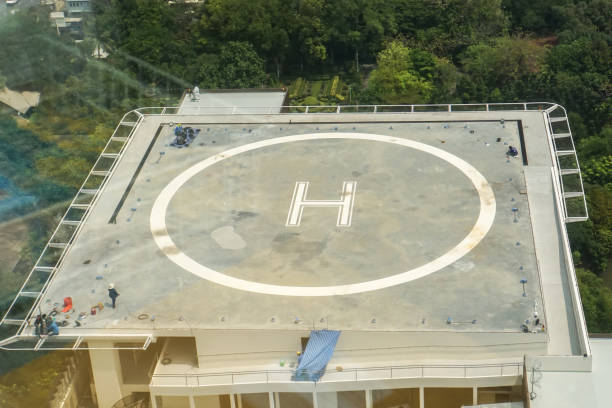
#> input picture Asset/heli.jpg, 612 x 408 px
$ python 12_Image_hough_line_detection.py
#> lines starting #> are read from the running program, lines starting #| are printed output that depends on the picture; after the words box and inside, x2 and y2 are one past the last pixel; in counts of white or black regions, pixels touching at a corner belong together
import cv2
import numpy as np
import matplotlib.pyplot as plt

# Load image
image = cv2.imread("Asset/heli.jpg")
#> image is the input picture: shape (408, 612, 3); mean B, G, R 119.1, 141.3, 139.1

# Convert to grayscale
gray = cv2.cvtColor(image, cv2.COLOR_BGR2GRAY)
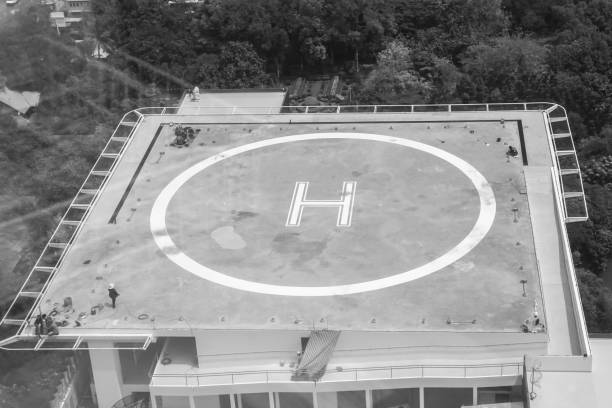
#> gray: shape (408, 612); min 8, max 254, mean 138.1

# Apply Gaussian Blur
blur = cv2.GaussianBlur(gray, (5, 5), 0)

# Detect edges
edges = cv2.Canny(blur, 50, 150)
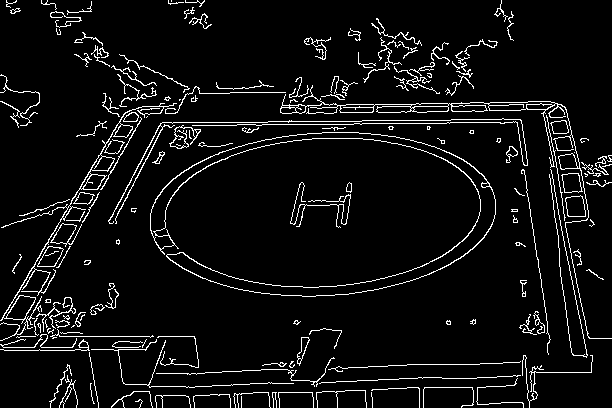
#> edges: shape (408, 612); 6.1% white in thin lines or dots

# Copy original image
result = image.copy()

# Apply Hough Line Transform
lines = cv2.HoughLinesP(
    edges,
    1,
    np.pi / 180,
    50,
    minLineLength=30,
    maxLineGap=10
)
#> lines = 110 rows, first 6: [162, 122, 267, 122], [281, 106, 550, 101], [0, 320, 125, 112], [12, 350, 155, 91], [174, 373, 241, 371], [280, 108, 557, 104]

print(lines)
#> (printed output is left out)
print(lines.shape if lines is not None else "No lines detected")
#| (110, 1, 4)

# Draw detected lines
if lines is not None:

    for line in lines:

#> (the run stopped early here; a loop or call above may not have finished)

$ run again, with Asset/road.jpg copied over Asset/heli.jpg
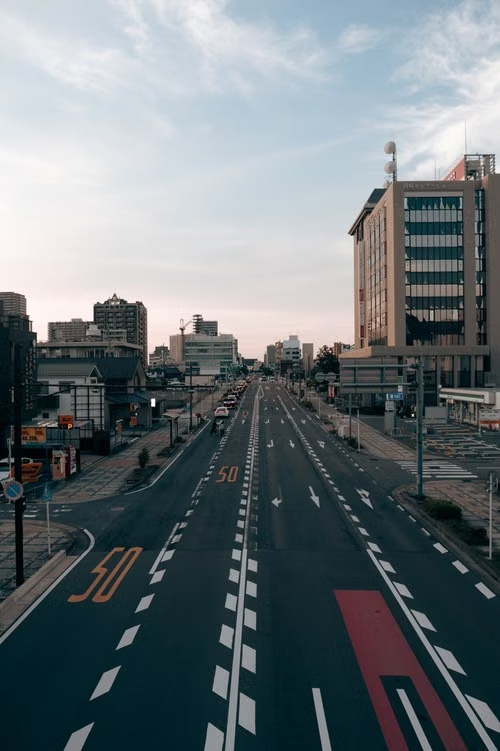
#> input picture Asset/road.jpg, 500 x 751 px
#> image is the input picture: shape (751, 500, 3); mean B, G, R 121.1, 117.2, 108.4
#> `gray = cv2.cvtColor(image, cv2.COLOR_BGR2GRAY)`:
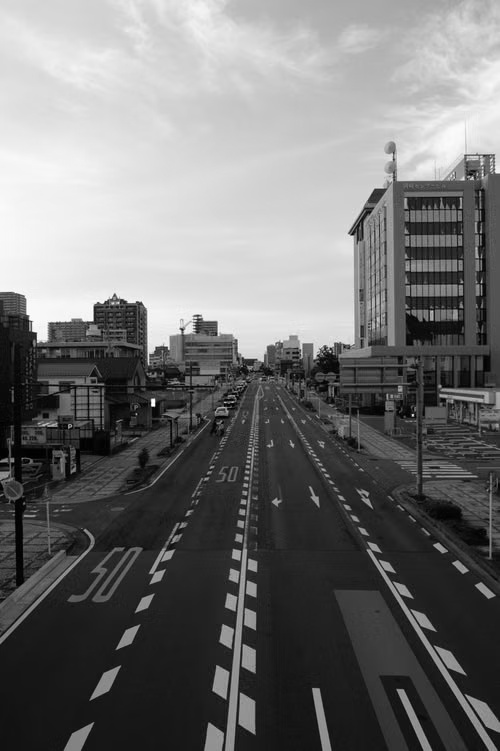
#> gray: shape (751, 500); min 0, max 255, mean 115
#> `edges = cv2.Canny(blur, 50, 150)`:
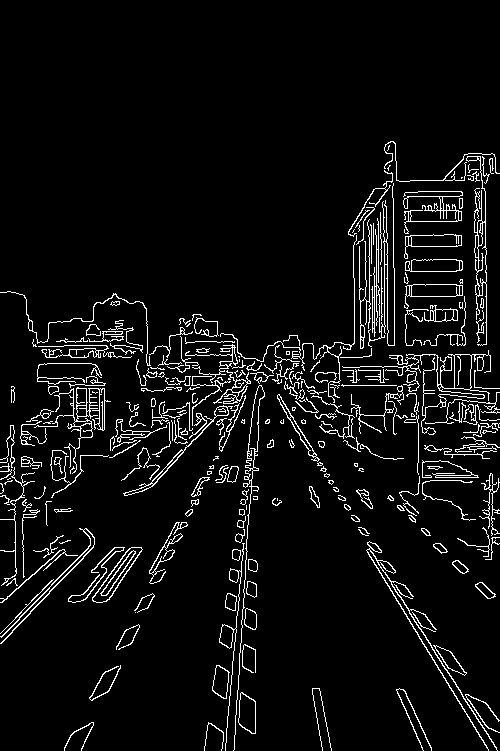
#> edges: shape (751, 500); 5.9% white in thin lines or dots, all inside (x1, y1, x2, y2) = (0, 141, 500, 751)
#> lines = 314 rows, first 6: [426, 196, 468, 153], [19, 617, 94, 542], [284, 411, 328, 482], [49, 591, 93, 547], [245, 548, 255, 449], [254, 378, 269, 345]
#> (printed output is left out)
#| (314, 1, 4)
